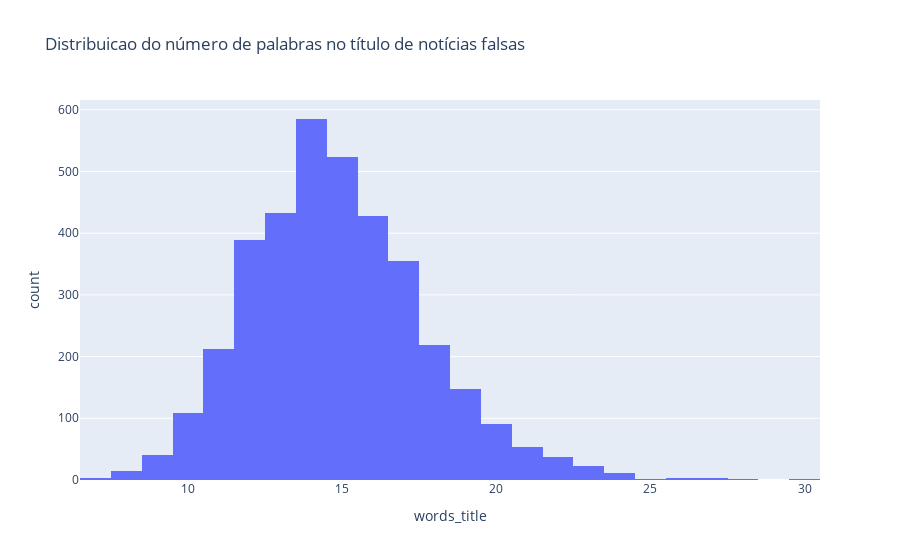

Notebook code cell kept with this figure:
### Code cell
title_fake = px.histogram(df_false, x = df_false['words_title'], title='Distribuicao do número de palabras no título de notícias falsas')
title_fake

### Figure 1 — Plotly figure (JSON) as saved in the notebook; plotly's stock layout.template omitted (floating-point values rounded to 4 significant figures; data arrays with more than 128 entries replaced by an {"elided": "..."} marker saying what was removed)
{"data": [{"alignmentgroup": "True", "bingroup": "x", "hovertemplate": "words_title=%{x}<br>count=%{y}<extra></extra>", "legendgroup": "", "marker": {"color": "#636efa", "pattern": {"shape": ""}}, "name": "", "offsetgroup": "", "orientation": "v", "showlegend": false, "type": "histogram", "x": {"elided": "3686 int values"}, "xaxis": "x", "yaxis": "y"}], "layout": {"barmode": "relative", "legend": {"tracegroupgap": 0}, "title": {"text": "Distribuicao do número de palabras no título de notícias falsas"}, "xaxis": {"anchor": "y", "domain": [0, 1], "title": {"text": "words_title"}}, "yaxis": {"anchor": "x", "domain": [0, 1], "title": {"text": "count"}}}}
